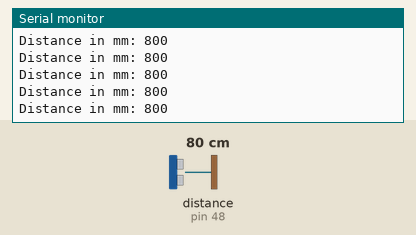
Bench run of a sketch on a simulated Arduino Mega 2560, built with avr-gcc and run on an emulated ATmega2560. Shown: the last lines printed to the serial monitor. Inputs (shaded band) come from the test bench; at power-on: distance to the obstacle (sensor on pin 48) 80 cm.

Above: at 1.2 s.
1.3 s: distance to the obstacle (sensor on pin 48) set to 2 cm
At 1.8 s:
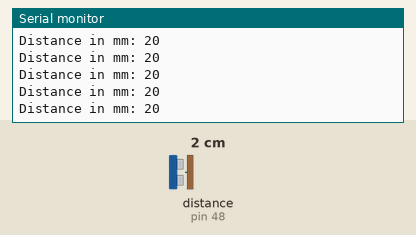
2.8 s: distance to the obstacle (sensor on pin 48) set to 4 cm
At 3.6 s:
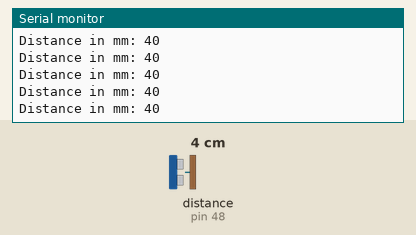
Timing chart, 0 to 5.8 s (numbered marks = the images above; inputs shaded):
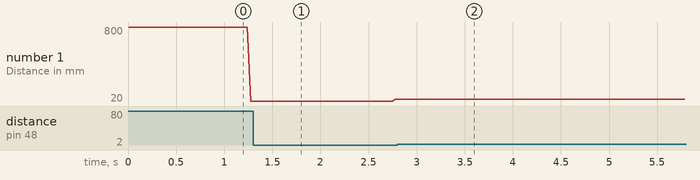

Measured:
- after the input at 1.3 s, the serial monitor: prints a new line at once (image 1)
- after the input at 2.8 s, the serial monitor: prints a new line at once (image 2)
- plotted number 1: 20 → 40 after the input at 1.3 s

The sketch:

VL53L0X_change_Adress.ino
```cpp
// Erster Test des Sensors VL53L0X
// an einem Arduino Mega
// E-Block EB22
// Anschluss (D8-D15 - D-Sub-Pin 7 und 8)
// D21 SCl Gelb
// D20 SDA Grün
// OJ 4.11.22
//---------------------------------------------------

#include "Adafruit_VL53L0X.h"

Adafruit_VL53L0X lox = Adafruit_VL53L0X();

void setup() {
  Serial.begin(115200);

  // wait until serial port opens for native USB devices
  while (! Serial) {
    delay(1);
  }

  Serial.println("Adafruit VL53L0X Change I2C-Adress ");
  if (!lox.begin(0x30)) {
    Serial.println(F("Failed to change Adress VL53L0X"));
    while(1);
  }
  // power
  Serial.println(F("VL53L0X Adress changed !\n\n"));
}

void loop() {
  if (lox.isRangeComplete()) {
    Serial.print("Distance in mm: ");
    Serial.println(lox.readRange());
  }
}
```
